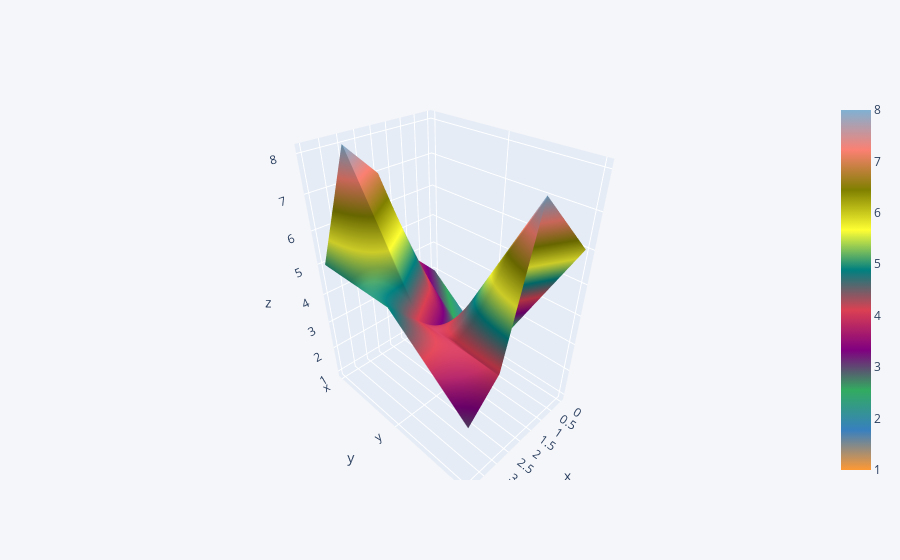

Notebook cell for this chart:
### Code cell
df3.iplot(kind='surface')

### Figure 1 — Plotly figure (JSON) as saved in the notebook; plotly's stock layout.template omitted (floating-point values rounded to 4 significant figures)
{"data": [{"colorscale": [[0, "rgb(255, 153, 51)"], [0.1111, "rgb(55, 128, 191)"], [0.2222, "rgb(50, 171, 96)"], [0.3333, "rgb(128, 0, 128)"], [0.4444, "rgb(219, 64, 82)"], [0.5556, "rgb(0, 128, 128)"], [0.6667, "rgb(255, 255, 51)"], [0.7778, "rgb(128, 128, 0)"], [0.8889, "rgb(251, 128, 114)"], [1, "rgb(128, 177, 211)"]], "type": "surface", "x": [0, 1, 2, 3, 4], "y": ["x", "y", "z"], "z": [[3, 4, 7, 8, 5], [1, 2, 3, 4, 5], [6, 7, 8, 4, 3]]}], "layout": {"autosize": true, "legend": {"bgcolor": "#F5F6F9", "font": {"color": "#4D5663"}}, "paper_bgcolor": "#F5F6F9", "plot_bgcolor": "#F5F6F9", "scene": {"aspectmode": "auto", "aspectratio": {"x": 0.7559, "y": 1, "z": 1.323}}, "title": {"font": {"color": "#4D5663"}}, "xaxis": {"gridcolor": "#E1E5ED", "showgrid": true, "tickfont": {"color": "#4D5663"}, "title": {"font": {"color": "#4D5663"}, "text": ""}, "zerolinecolor": "#E1E5ED"}, "yaxis": {"gridcolor": "#E1E5ED", "showgrid": true, "tickfont": {"color": "#4D5663"}, "title": {"font": {"color": "#4D5663"}, "text": ""}, "zerolinecolor": "#E1E5ED"}}}
